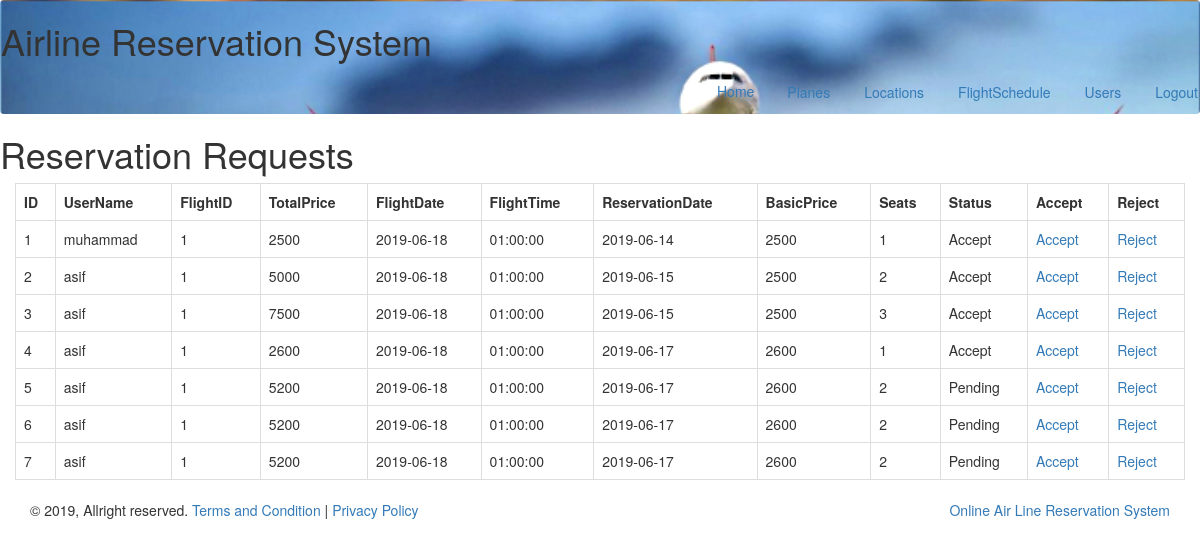
/Admin.php (signed in), run on the app's committed database.
### tables this page shows
CREATE TABLE `reservations` (
  `ResID` int(11) NOT NULL,
  `FID` int(11) NOT NULL,
  `UID` int(11) NOT NULL,
  `TotalPrice` int(9) NOT NULL,
  `FlightDate` date NOT NULL,
  `FlightTime` time NOT NULL,
  `ResDate` date NOT NULL,
  `BasicPrice` float NOT NULL,
  `Seats` int(3) NOT NULL,
  `Status` varchar(20) NOT NULL
);

### admin.php (the view, shortened to what this page needs)
<?php include_once "connect.php";
?>
 <!DOCTYPE html>
<html lang="en">
  <head>
    <link href="css/bootstrap.min.css" rel="stylesheet">
  </head>
  <body  >
  <div class="navbar" style=" background-image:url(img/airline.png);  background-size: cover;"  >
      <header> <h1>Airline Reservation System</h1></header>
				   <ul class="nav nav-pills navbar-right">
                                                      <li><a href="Admin.php">Home</a></li>
                                                         <li><a href="add-Planes.php"class="btn">Planes</a></li>
                                                        <li><a href="add-Locations.php"class="btn">Locations</a></li>
                                                        <li><a href="Add-Flight-Schedule.php"class="btn">FlightSchedule</a></li>
                                                        <li><a href="View-Users.php"class="btn">Users</a></li>
                                                        <li><a href="Logout.php"class="btn">Logout</a></li>
          </ul>
        </div>
<h1>Reservation Requests</h1>
<div class="contact-form">
    <div class="col-md-12">
<?php
$sql = "Select * from  reservations  ";
$result = mysqli_query($db,$sql);
$num = mysqli_num_rows($result);
if($num>0){?>
     <table class="w3-table-all table table-bordered">
<tr class="w3-red">
<th>ID</th>
<th>UserName</th>
<th>FlightID</th>
<th>TotalPrice</th>
<th>	FlightDate</th>
<th>	FlightTime</th>
<th>	ReservationDate</th>
<th>	BasicPrice</th>
<th>	Seats</th>
<th>Status</th>
<th>Accept</th>
<th>Reject</th>
</tr>
<?php $counter = 0;
while($row =mysqli_fetch_assoc($result)){
$rid= $row['ResID'];
$uid= $row['UID'];
$user_sql="select UserName from login_info where UID='{$uid}'";
$res_u=mysqli_query($db,$user_sql);
$row_u=mysqli_fetch_assoc($res_u);
$username=$row_u['UserName'];
$fid = $row['FID'];
$totalprice=$row['TotalPrice'];
$flightdate=$row['FlightDate'];
$flighttime=$row['FlightTime'];
$resdate=$row['ResDate'];
$basicprice=$row['BasicPrice'];
$seats=$row['Seats'];
$status=$row['Status'];
$counter++;
?>
<tr>
<td><?php echo $counter ?></td>
<td><?php echo $username ?></td>
<td><?php echo $fid ?></td>
<td><?php echo $totalprice ?></td>
<td><?php echo $flightdate ?></td>
<td><?php echo $flighttime ?></td>
<td><?php echo $resdate ?></td>
<td><?php echo $basicprice ?></td>
<td><?php echo $seats ?></td>
<td><?php echo $status ?></td>
<td><a href="admin.php?accept=<?php echo $rid  ?>">Accept</a></td>
<td><a href="admin.php?reject=<?php echo $rid  ?>">Reject</a></td>
</tr>
<?php
}?></table>
<?php
}?>
</div></div>
<div class="clearfix"></div>
<div class="footerBottomSection">
		<div class="container">
			&copy; 2019, Allright reserved. <a href="#">Terms and Condition</a> | <a href="#">Privacy Policy</a>
			<div class="pull-right"> <a href="index.html">Online Air Line Reservation System</a></div>
		</div>
	</div>
	</body>
</html>

### data on the page
reservations: UID.UserName "muhammad", FID "1", TotalPrice "2500", FlightDate "2019-06-18", FlightTime "01:00:00", ResDate "2019-06-14", BasicPrice "2500", Seats "1", Status "Accept"
reservations: UID.UserName "asif", FID "1", TotalPrice "5000", FlightDate "2019-06-18", FlightTime "01:00:00", ResDate "2019-06-15", BasicPrice "2500", Seats "2", Status "Accept"
reservations: UID.UserName "asif", FID "1", TotalPrice "7500", FlightDate "2019-06-18", FlightTime "01:00:00", ResDate "2019-06-15", BasicPrice "2500", Seats "3", Status "Accept"
reservations: UID.UserName "asif", FID "1", TotalPrice "2600", FlightDate "2019-06-18", FlightTime "01:00:00", ResDate "2019-06-17", BasicPrice "2600", Seats "1", Status "Accept"
reservations: UID.UserName "asif", FID "1", TotalPrice "5200", FlightDate "2019-06-18", FlightTime "01:00:00", ResDate "2019-06-17", BasicPrice "2600", Seats "2", Status "Pending"
reservations: UID.UserName "asif", FID "1", TotalPrice "5200", FlightDate "2019-06-18", FlightTime "01:00:00", ResDate "2019-06-17", BasicPrice "2600", Seats "2", Status "Pending"
reservations: UID.UserName "asif", FID "1", TotalPrice "5200", FlightDate "2019-06-18", FlightTime "01:00:00", ResDate "2019-06-17", BasicPrice "2600", Seats "2", Status "Pending"
